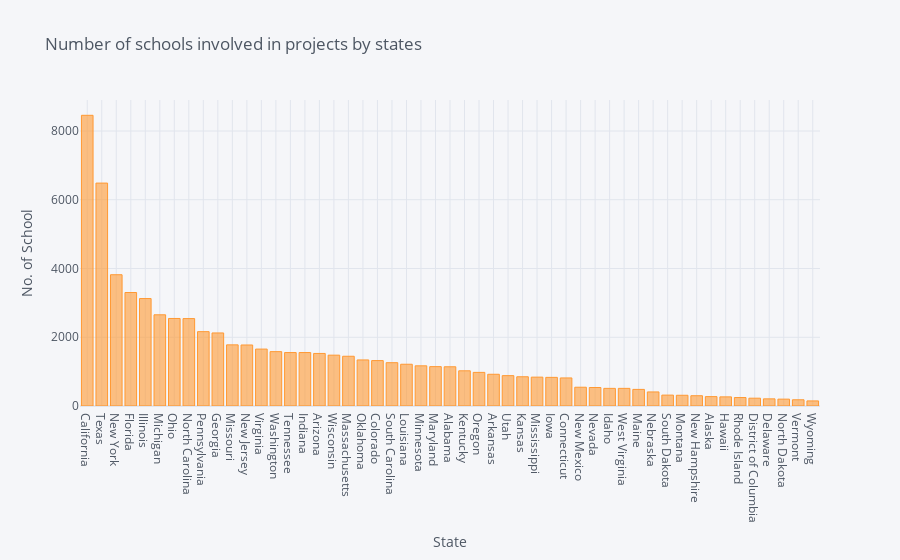

Notebook code for this chart:
### Code cell
school_data.iplot(kind = 'bar', xTitle = 'State', yTitle = 'No. of School', title = 'Number of schools involved in projects by states')

### Figure 1 — Plotly figure (JSON) as saved in the notebook; plotly's stock layout.template omitted (floating-point values rounded to 4 significant figures)
{"data": [{"marker": {"color": "rgba(255, 153, 51, 0.6)", "line": {"color": "rgba(255, 153, 51, 1.0)", "width": 1}}, "name": "School State", "orientation": "v", "text": "", "type": "bar", "x": ["California", "Texas", "New York", "Florida", "Illinois", "Michigan", "Ohio", "North Carolina", "Pennsylvania", "Georgia", "Missouri", "New Jersey", "Virginia", "Washington", "Tennessee", "Indiana", "Arizona", "Wisconsin", "Massachusetts", "Oklahoma", "Colorado", "South Carolina", "Louisiana", "Minnesota", "Maryland", "Alabama", "Kentucky", "Oregon", "Arkansas", "Utah", "Kansas", "Mississippi", "Iowa", "Connecticut", "New Mexico", "Nevada", "Idaho", "West Virginia", "Maine", "Nebraska", "South Dakota", "Montana", "New Hampshire", "Alaska", "Hawaii", "Rhode Island", "District of Columbia", "Delaware", "North Dakota", "Vermont", "Wyoming"], "y": [8457, 6485, 3819, 3302, 3126, 2653, 2546, 2543, 2163, 2125, 1779, 1775, 1656, 1581, 1555, 1555, 1529, 1479, 1447, 1340, 1321, 1260, 1215, 1169, 1145, 1141, 1024, 978, 923, 883, 851, 840, 833, 816, 546, 538, 513, 513, 483, 409, 317, 312, 299, 273, 266, 246, 227, 208, 200, 181, 148]}], "layout": {"legend": {"bgcolor": "#F5F6F9", "font": {"color": "#4D5663"}}, "paper_bgcolor": "#F5F6F9", "plot_bgcolor": "#F5F6F9", "title": {"font": {"color": "#4D5663"}, "text": "Number of schools involved in projects by states"}, "xaxis": {"gridcolor": "#E1E5ED", "showgrid": true, "tickfont": {"color": "#4D5663"}, "title": {"font": {"color": "#4D5663"}, "text": "State"}, "zerolinecolor": "#E1E5ED"}, "yaxis": {"gridcolor": "#E1E5ED", "showgrid": true, "tickfont": {"color": "#4D5663"}, "title": {"font": {"color": "#4D5663"}, "text": "No. of School"}, "zerolinecolor": "#E1E5ED"}}}
